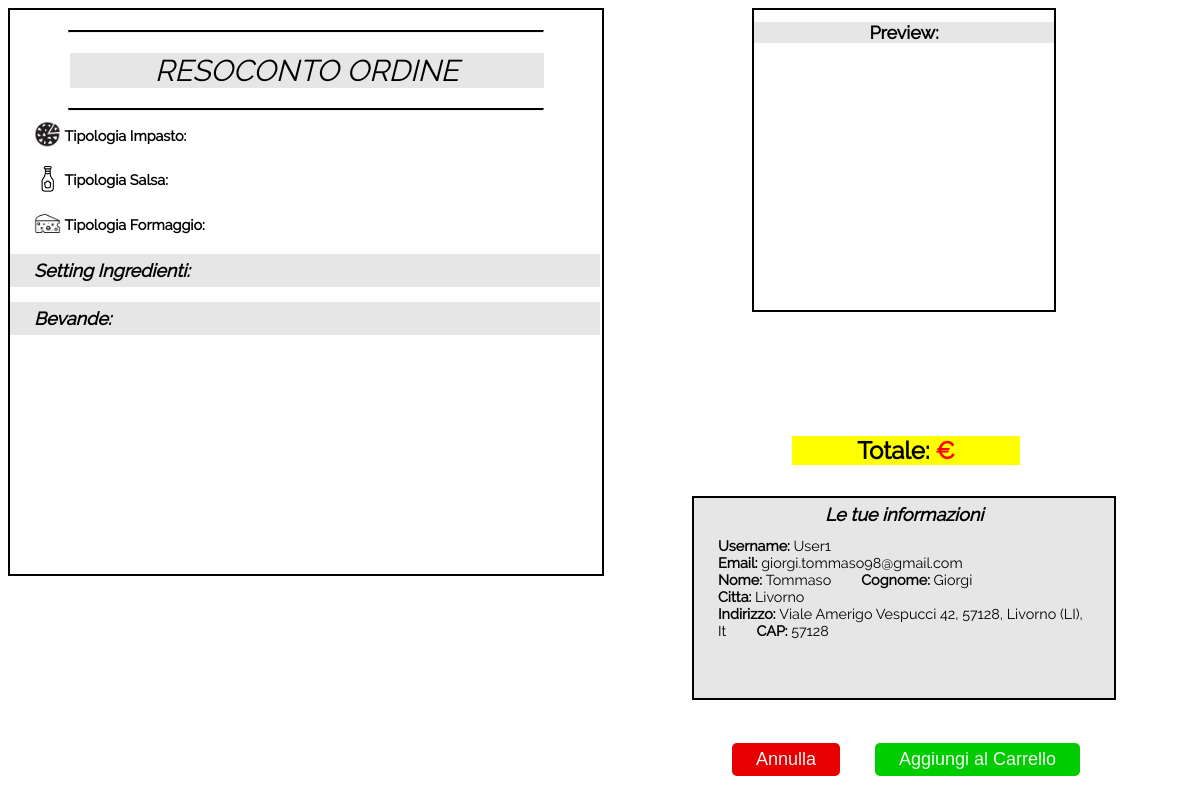
Page /test.php (signed in) on the committed database.
### tables this page shows
CREATE TABLE `users` (
  `id` int(11) NOT NULL AUTO_INCREMENT,
  `email` varchar(50) NOT NULL,
  `nome` varchar(50) NOT NULL,
  `cognome` varchar(50) NOT NULL,
  `username` varchar(50) NOT NULL,
  `password` varchar(50) NOT NULL,
  `citta` varchar(50) NOT NULL,
  `indirizzo` varchar(50) NOT NULL,
  `cap` varchar(50) NOT NULL,
  `trn_date` date NOT NULL,
  PRIMARY KEY (`id`)
);

### test.php (the view, shortened to what this page needs)
<?php
	require('inc/db.php');
?>
<!DOCTYPE html>
<html lang="it">
	<head>
		<link href="CSS/stiletest.css" rel="stylesheet" type="text/css">
	</head>
<body>
<div id="resoconto">
<hr>
<h1> RESOCONTO ORDINE </h1>
<hr>
<p><img src="immagini/pizza_icon.png" class="icon" alt="icon"><strong> Tipologia Impasto:</strong>
</p>
<p><img src="immagini/sauce_icon.png" class="icon" alt="icon"><strong> Tipologia Salsa:</strong>
</p>
<p><img src="immagini/cheese_icon.png" class="icon" alt="icon"><strong> Tipologia Formaggio:</strong>
</p>
<h2> Setting Ingredienti:</h2>
<h2> Bevande: </h2>
</div>
<aside id="preview">
	<p> Preview: </p>
</aside>
<aside id= "total">
	<?php echo '<p> Totale: <strong>'.$totale.'&euro;</strong></p>'; ?>
</aside>
<aside id="details">
	<h3> Le tue informazioni </h3>
	<p><strong> Username: </strong><?php echo $_SESSION['username']; ?> <br>
	<strong>Email: </strong>
	<?php
	$query = mysqli_query($con,"SELECT email FROM users WHERE username ='{$_SESSION['username']}'");
	$result = mysqli_fetch_assoc($query);
	echo $result["email"];
	?> <br>
	<strong>Nome: </strong>
	<?php
	$query = mysqli_query($con,"SELECT nome FROM users WHERE username ='{$_SESSION['username']}'");
	$result = mysqli_fetch_assoc($query);
	echo $result["nome"];
	?>
	&emsp;&emsp;<strong>Cognome: </strong>
	<?php
	$query = mysqli_query($con,"SELECT cognome FROM users WHERE username ='{$_SESSION['username']}'");
	$result = mysqli_fetch_assoc($query);
	echo $result["cognome"];
	?> <br>
	<strong>Citta: </strong>
	<?php
	$query = mysqli_query($con,"SELECT citta FROM users WHERE username ='{$_SESSION['username']}'");
	$result = mysqli_fetch_assoc($query);
	echo $result["citta"];
	?> <br>
	<strong>Indirizzo: </strong>
	<?php
	$query = mysqli_query($con,"SELECT indirizzo FROM users WHERE username ='{$_SESSION['username']}'");
	$result = mysqli_fetch_assoc($query);
	echo $result["indirizzo"];
	?>
	&emsp;&emsp;<strong>CAP: </strong>
	<?php
	$query = mysqli_query($con,"SELECT cap FROM users WHERE username ='{$_SESSION['username']}'");
	$result = mysqli_fetch_assoc($query);
	echo $result["cap"];
	?>
	</p>
</aside>
<div id="pulsanti">
	<form action="utility/confirm.php">
	<input type="submit" id="add_order" value="Aggiungi al Carrello" name="aggiungi">
	</form>
	<form action="utility/annulla.php">
	<input type="submit" id="cancel_order" value="Annulla" name="annulla">
	</form>
</div>
</body>
</html>

### CSS/stiletest.css (style rules this page uses)
#resoconto { width: 50%; border: 2px solid black; min-height: 47vw; }
p { font-family: Raleway, sans-serif; font-size: 1.2vw; padding: 0vw 2vw; }
h1 { font-family: Raleway, sans-serif; text-align: center; font-size: 2.5vw; color: black; font-weight: lighter; position: relative; top: 1vw; left: 5vw; font-style: italic; width: 80%; background-color: #e6e6e6; }
h2 { font-family: Raleway, sans-serif; font-size: 1.5vw; padding: 0.5vw 2vw; color: black; position: relative; top: 0.5vw; font-style: italic; width: 91.5%; background-color: #e6e6e6; }
h3 { text-align: center; font-family: Raleway, sans-serif; font-size: 1.5vw; position: relative; top: -1vw; font-style: italic; }
.icon { width: 5%; height: 5%; position: relative; top: 0.6vw; }
#preview { position: fixed; border: 2px solid black; width: 25vw; height: 25vw; right: 12%; top: 1%; }
#preview p { font-family: Raleway, sans-serif; text-align: center; font-size: 1.5vw; font-weight: bold; width: 84%; background-color: #e6e6e6; position: relative; top: -0.5vw; }
hr { width: 80%; border-top: 2px solid black; position: relative; top: 1vw; }
#details { background-color: #e6e6e6; position: fixed; width: 35%; height: 25%; border: 2px solid black; top: 62%; right: 7%; }
#details p { font-family: Raleway, sans-serif; font-size: 1.2vw; position: relative; top: -1.5vw; }
#pulsanti { width: 40%; height: 6%; position: fixed; right: 4.5%; top: 90%; }
#add_order { border: none; background-color: #00cc00; color: #f2f2f2; font-size: 1.5vw; border-radius: 5px; padding: 0.5vw 2vw; text-align: center; position: fixed; bottom: 2vw; right: 10vw; }
#cancel_order { border: none; background-color: #e60000; color: #f2f2f2; font-size: 1.5vw; border-radius: 5px; padding: 0.5vw 2vw; text-align: center; position: fixed; bottom: 2vw; right: 30vw; }
#total { position: fixed; top: 51.5%; right: 14%; height: 4vw; width: 20vw; }
#total p { font-size: 2vw; font-family: Raleway, sans-serif; font-weight: bold; background-color: yellow; text-align: center; width: 15vw; }
#total p strong { color: red; }

### rows in the picture
users: email "giorgi.tommaso98@gmail.com", nome "Tommaso", cognome "Giorgi", citta "Livorno", indirizzo "Viale Amerigo Vespucci 42, 57128, Livorno (LI), It", cap "57128"

### other values in the picture
$_SESSION['username'] "User1"
